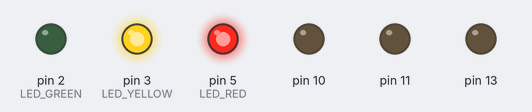
This sketch was run on a simulated Arduino Uno, built with avr-gcc and run on an emulated ATmega328P. Parts: output pins drawn as LEDs (lit = HIGH). Storage starts empty; what the sketch prints to the serial monitor is not drawn. At 0.2 s the program stops and its outputs stay as they are.

Above: at 0.1 s.
Timing chart, 0 to 1.6 s (numbered marks = the images above):
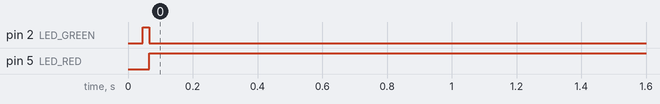

Measured:
- by itself, pin 2 (LED_GREEN): HIGH → LOW at 0.07 s
- by itself, pin 5 (LED_RED): LOW → HIGH at 0.07 s

The sketch:

ArduinoBatteryTester.ino
```cpp
/* EVERY 30s log data
 * Outputs a comma seperated value text file which can be used to make graphs
 *
 ** MOSI - pin 11
 ** MISO - pin 12
 ** CLK - pin 13
 ** CS - pin 4
 *
 ** A0 - Battery voltage
 ** A1 - Battery charge module output voltage (across the discharge resistor)
*/

#include <SPI.h>
#include <SD.h>

#define RESISTOR 100        // Resistor value in ohms
#define LED_RED 5           // Red pin
#define LED_YELLOW 3        // Yellow pin
#define LED_GREEN 2         // Green pin
#define CUTOFF_VOLTAGE 3.0  // Volts
#define filename "test.txt"

File myFile;

void setup() {
  ///// LEDS //////////////////////////////////
  pinMode(LED_RED, OUTPUT);
  pinMode(LED_YELLOW, OUTPUT);
  pinMode(LED_GREEN, OUTPUT);
  pinMode(10, OUTPUT);
  pinMode(11, OUTPUT);
  pinMode(12, INPUT_PULLUP);
  pinMode(13, OUTPUT);
  setLED(0,1,0); // red, yellow, green enable

  ///// SERIAL ////////////////////////////////
  Serial.begin(9600);

  ///// SD CARD ///////////////////////////////
  Serial.print("Initializing SD card...");
  if (!SD.begin(10)) {
    Serial.println("initialization failed!");
    setLED(1,0,0);
    while (1);
  }
  Serial.println("initialization done.");

  ///// PREPARING FILE ////////////////////////
  myFile = SD.open(filename, FILE_WRITE);
  if (myFile) {
    myFile.println("TIME (s), VOLTAGE (V), CURRENT (mA)");
    myFile.close();
    Serial.println("File " filename " prepared: 'TIME (s), VOLTAGE (V), CURRENT (mA)'");
  } else{
    Serial.print("error opening " filename);
    setLED(1,0,0);
    while(1);
  }
  setLED(0,0,1);
}

void loop() {
  fileWrite(); // Write log
  delay(20000); // wait 20s
}

void fileWrite(){
  setLED(0,1,1);

  // open the file
  myFile = SD.open(filename, FILE_WRITE);

  // if the file opened okay, write to it
  if (myFile) {
    unsigned long t_seconds = millis() / (1000); // SECONDS
    double t = t_seconds / (60*60); // HOURS
    float v = 1.01 * ( (float)analogRead(A0)/(float)1024 ) * 5; // VOLTS
    float i = 1.01 * 1000.0 * ( (float)analogRead(A1)/(float)1024 ) * 5/(float)RESISTOR; // MILLIAMPERES
    String str = String(t) + String(", ") + String(v) + String(", ") + String(i);

    Serial.println(str);
    myFile.println(str);

    // If voltage is too low stop testing and turn on yellow light
    if(v < CUTOFF_VOLTAGE){
      setLED(1,1,0);
      Serial.println("REACHED CUTOFF VOLTAGE!");
      myFile.print("REACHED CUTOFF VOLTAGE ");
      myFile.println(CUTOFF_VOLTAGE);
      myFile.close();
      while(true);
    }
    if(i < 1){ // current less than 1mA
      setLED(1,1,0);
      Serial.println("NO CURRENT FLOWING!");
      myFile.println("NO CURRENT FLOWING!");
      myFile.close();
      while(true);
    }

    myFile.close();
  } else {
    setLED(1,0,0);
    Serial.println("error opening " filename);
    while(1);
  }

  setLED(0,0,1);
}

void setLED(bool r, bool y, bool g){
  digitalWrite(LED_RED, r);
  digitalWrite(LED_YELLOW, y);
  digitalWrite(LED_GREEN, g);
}
```
